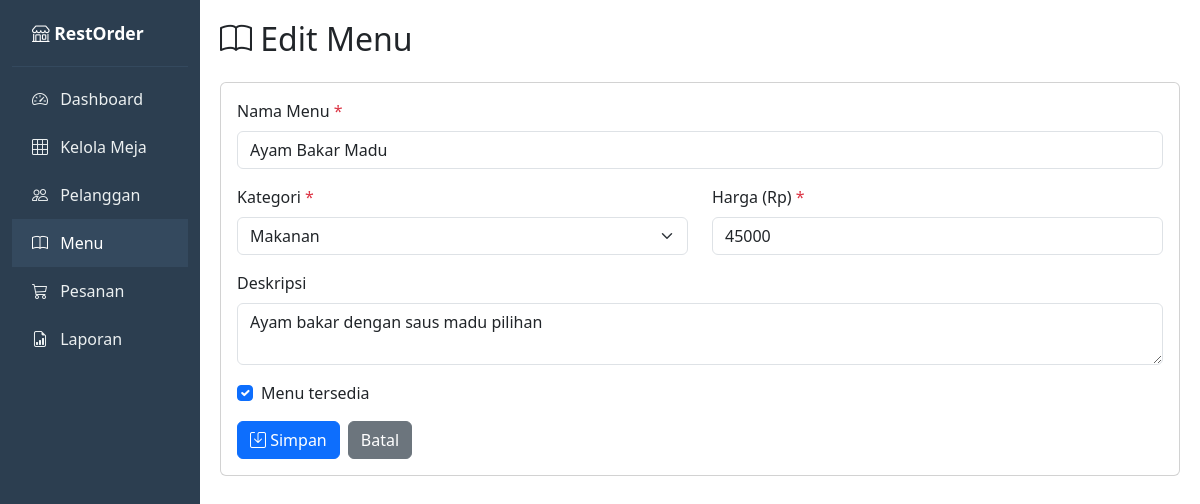
Page /?page=menu&action=edit&id=2 on the committed database.
### tables this page shows
CREATE TABLE IF NOT EXISTS menu (
    id          INT UNSIGNED AUTO_INCREMENT PRIMARY KEY,
    nama_menu   VARCHAR(100) NOT NULL,
    kategori    ENUM('makanan', 'minuman', 'dessert') NOT NULL DEFAULT 'makanan',
    harga       DECIMAL(12, 2) NOT NULL DEFAULT 0.00 COMMENT 'Harga satuan dalam Rupiah',
    deskripsi   TEXT DEFAULT NULL,
    tersedia    TINYINT(1) NOT NULL DEFAULT 1 COMMENT '1 = tersedia, 0 = habis',
    created_at  TIMESTAMP DEFAULT CURRENT_TIMESTAMP,
    updated_at  TIMESTAMP DEFAULT CURRENT_TIMESTAMP ON UPDATE CURRENT_TIMESTAMP
);

### src/Controllers/MenuController.php (called while the page is built, shortened)
<?php
class MenuController extends BaseController
{
    private MenuRepository $repo;
    public function __construct(\PDO $pdo)
    {
        $this->repo = new MenuRepository($pdo);
    }
    public function edit(): void
    {
        $id = (int) ($_GET['id'] ?? 0);
        $menu = $this->repo->findById($id);
        $this->render('menu/form.php', [
            'pageTitle'   => 'Edit Menu',
            'currentPage' => 'menu',
            'menu'        => $menu,
            'formAction'  => '?page=menu&action=update&id=' . $id,
        ]);
    }
}

### public/index.php (called while the page is built, shortened)
<?php
$pdo = require __DIR__ . '/../config/database.php';
$action = $_GET['action'] ?? 'index';
try {
    $controller = new $controllerClass($pdo);
    $controller->$action();
} catch (\Exception $e) {
    error_log($e->getMessage());
    http_response_code(500);
    echo "Terjadi kesalahan pada server. Silakan coba lagi.";
}

### src/Repositories/MenuRepository.php (called while the page is built, shortened)
<?php
class MenuRepository
{
    private PDO $pdo;
    public function __construct(PDO $pdo)
    {
        $this->pdo = $pdo;
    }
    public function findById(int $id): ?Menu
    {
        $stmt = $this->pdo->prepare("SELECT * FROM menu WHERE id = :id");
        $stmt->execute(['id' => $id]);
        $row = $stmt->fetch();
        return $row ? $this->mapToModel($row) : null;
    }
    private function mapToModel(array $row): Menu
    {
        return new Menu(
            namaMenu: $row['nama_menu'],
            kategori: $row['kategori'],
            harga: (float) $row['harga'],
            deskripsi: $row['deskripsi'],
            tersedia: (bool) $row['tersedia'],
            id: (int) $row['id']
        );
    }
}

### src/Models/Menu.php (called while the page is built, shortened)
<?php
class Menu
{
    private string $namaMenu;
    private string $kategori;
    private float $harga;
    private ?string $deskripsi;
    private bool $tersedia;
    public function __construct(
        string $namaMenu = '',
        string $kategori = 'makanan',
        float $harga = 0.0,
        ?string $deskripsi = null,
        bool $tersedia = true,
        ?int $id = null
    ) {
        $this->namaMenu  = $namaMenu;
        $this->kategori  = $kategori;
        $this->harga     = $harga;
        $this->deskripsi = $deskripsi;
        $this->tersedia  = $tersedia;
    }
    public function getNamaMenu(): string
    {
        return $this->namaMenu;
    }
    public function getKategori(): string
    {
        return $this->kategori;
    }
    public function getHarga(): float
    {
        return $this->harga;
    }
    public function getDeskripsi(): ?string
    {
        return $this->deskripsi;
    }
    public function isTersedia(): bool
    {
        return $this->tersedia;
    }
}

### views/menu/form.php (the view, shortened to what this page needs)
<h2 class="mb-4">
    <i class="bi bi-book"></i>
    <?= $menu === null ? 'Tambah Menu Baru' : 'Edit Menu' ?>
</h2>
<div class="card">
    <div class="card-body">
        <form method="POST" action="<?= $formAction ?>">
            <div class="mb-3">
                <label for="nama_menu" class="form-label">Nama Menu <span class="text-danger">*</span></label>
                <input type="text" class="form-control" id="nama_menu" name="nama_menu"
                       value="<?= htmlspecialchars($menu ? $menu->getNamaMenu() : '') ?>"
                       required maxlength="100">
            </div>
            <div class="row">
                <div class="col-md-6 mb-3">
                    <label for="kategori" class="form-label">Kategori <span class="text-danger">*</span></label>
                    <select class="form-select" id="kategori" name="kategori" required>
                        <?php foreach (['makanan', 'minuman', 'dessert'] as $k): ?>
                            <option value="<?= $k ?>" <?= ($menu && $menu->getKategori() === $k) ? 'selected' : '' ?>>
                                <?= ucfirst($k) ?>
                            </option>
                        <?php endforeach; ?>
                    </select>
                </div>
                <div class="col-md-6 mb-3">
                    <label for="harga" class="form-label">Harga (Rp) <span class="text-danger">*</span></label>
                    <input type="number" class="form-control" id="harga" name="harga"
                           value="<?= $menu ? (int) $menu->getHarga() : '' ?>"
                           min="0" step="500" required>
                </div>
            </div>
            <div class="mb-3">
                <label for="deskripsi" class="form-label">Deskripsi</label>
                <textarea class="form-control" id="deskripsi" name="deskripsi" rows="2"><?= htmlspecialchars($menu ? ($menu->getDeskripsi() ?? '') : '') ?></textarea>
            </div>
            <div class="mb-3 form-check">
                <input type="checkbox" class="form-check-input" id="tersedia" name="tersedia" value="1"
                       <?= ($menu === null || $menu->isTersedia()) ? 'checked' : '' ?>>
                <label class="form-check-label" for="tersedia">Menu tersedia</label>
            </div>
            <div class="d-flex gap-2">
                <button type="submit" class="btn btn-primary">
                    <i class="bi bi-save"></i> Simpan
                </button>
                <a href="?page=menu" class="btn btn-secondary">Batal</a>
            </div>
        </form>
    </div>
</div>

### rows in the picture
menu: nama_menu "Ayam Bakar Madu", kategori "Makanan", harga "45000", deskripsi "Ayam bakar dengan saus madu pilihan", tersedia "☑"
